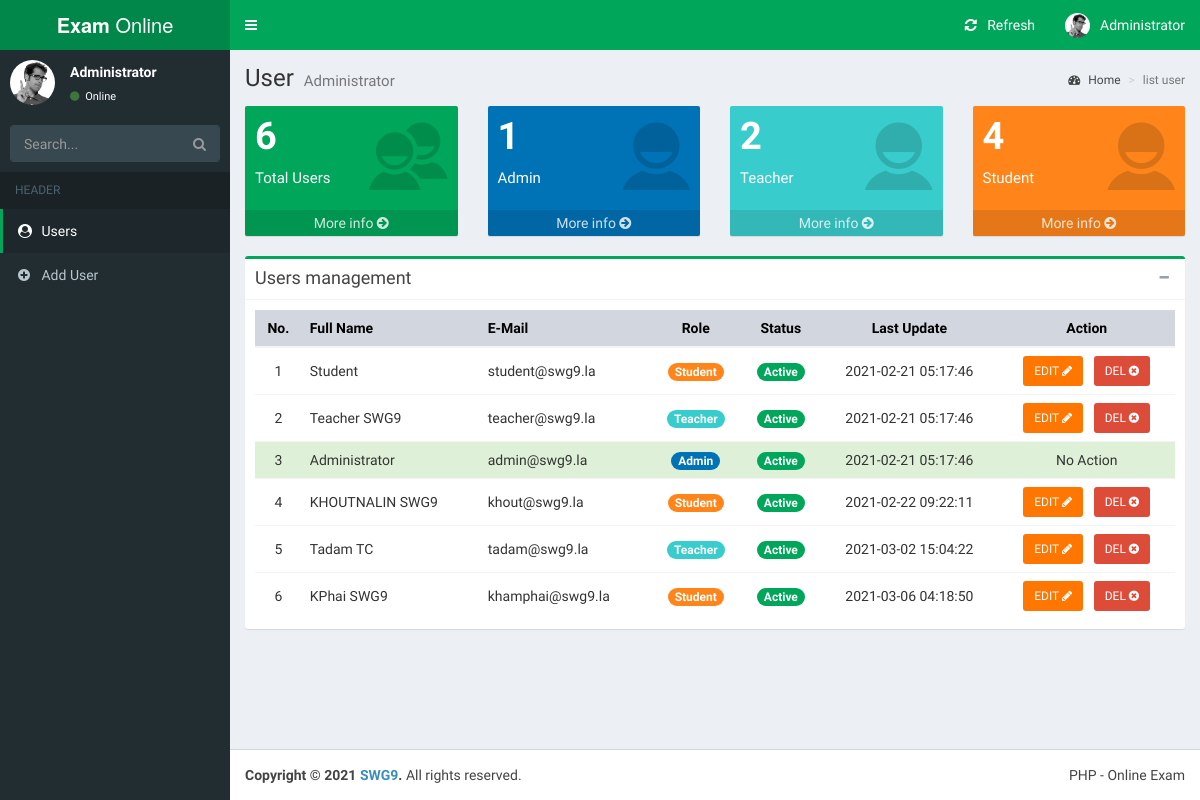
The page /admin/index.php (signed in) on the database as committed earlier.
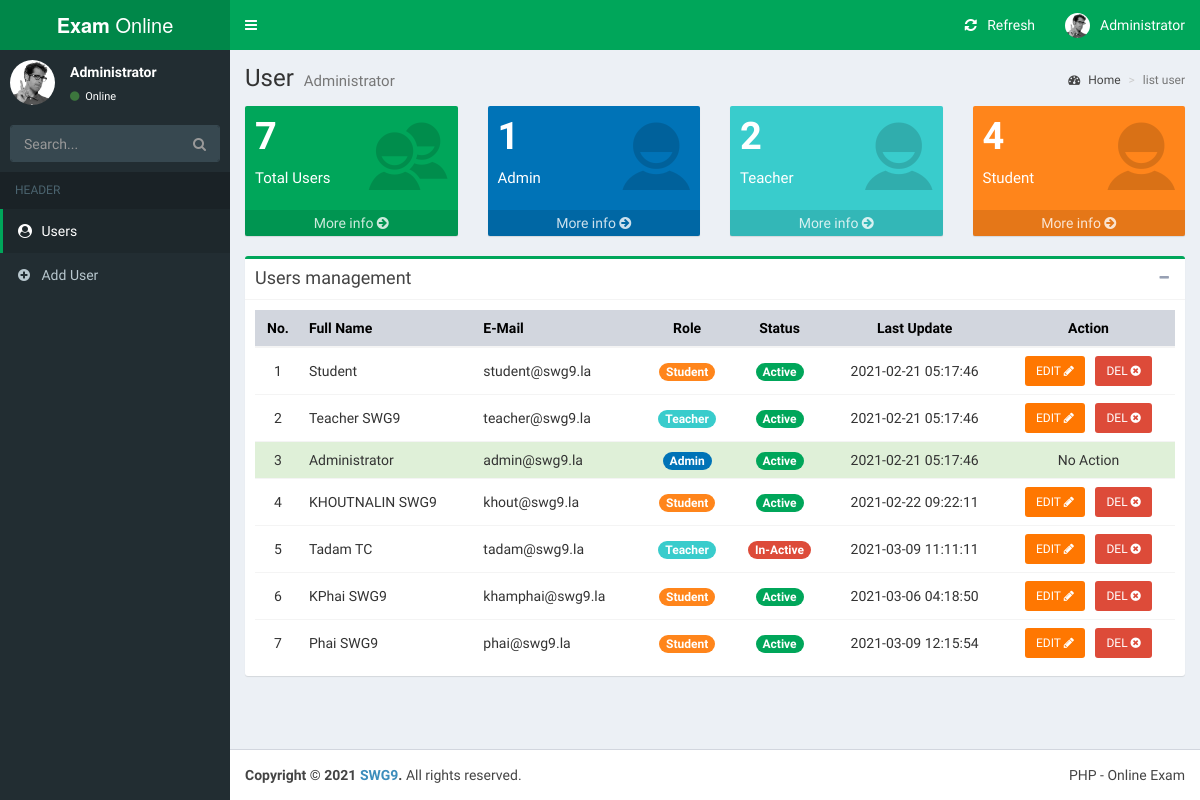
The same page on the database as committed later.
### tables this page shows
CREATE TABLE `tb_users` (
                            `user_id` int(11) NOT NULL,
                            `email` varchar(50) NOT NULL,
                            `password` varchar(50) NOT NULL,
                            `fullname` varchar(100) NOT NULL,
                            `role` varchar(25) NOT NULL DEFAULT 'Student',
                            `status` tinyint(1) NOT NULL,
                            `created_at` timestamp NULL DEFAULT CURRENT_TIMESTAMP,
                            `updated_at` timestamp NULL DEFAULT CURRENT_TIMESTAMP
);

### admin/index.php (the view, shortened to what this page needs)
<?php
include_once '../process/connector.php';
$user_id = $_SESSION['user_id'];
$sql_all = "SELECT COUNT(*) AS USER_CNT FROM tb_users";
$result_all = mysqli_query($link, $sql_all);
$data_all = mysqli_fetch_assoc($result_all);
?>
<!DOCTYPE html>
<html>
<head>
    <link rel="stylesheet" href="../assets/plugins/bootstrap/dist/css/bootstrap.min.css">
    <link rel="stylesheet" href="../assets/plugins/font-awesome/css/font-awesome.min.css">
    <link rel="stylesheet" href="../assets/plugins/Ionicons/css/ionicons.min.css">
    <link rel="stylesheet" href="../assets/css/AdminLTE.min.css">
    <link rel="stylesheet" href="../assets/css/skins/skin-green.min.css">
    <link rel="stylesheet" href="../assets/css/exam.css">
</head>
<body class="hold-transition skin-green fixed sidebar-mini">
<div class="wrapper">
    <?php include_once 'header.php'; ?>
    <aside class="main-sidebar">
        <section class="sidebar">
            <div class="user-panel">
                <div class="pull-left image">
                    <img src="../assets/img/user2-160x160.jpg" class="img-circle" alt="User Image">
                </div>
                <div class="pull-left info">
                    <p><?= htmlspecialchars($_SESSION['full_name']) ?></p>
                    <a href="#"><i class="fa fa-circle text-success"></i> Online</a>
                </div>
            </div>
            <form action="#" method="get" class="sidebar-form">
                <div class="input-group">
                    <input type="text" name="q" class="form-control" placeholder="Search...">
                    <span class="input-group-btn">
              <button type="submit" name="search" id="search-btn" class="btn btn-flat"><i class="fa fa-search"></i>
              </button>
            </span>
                </div>
            </form>
            <ul class="sidebar-menu" data-widget="tree">
                <li class="header">HEADER</li>
                <li class="active"><a href="#"><i class="fa fa-user-circle"></i> <span>Users</span></a></li>
                <li><a href="add-user.php"><i class="fa fa-plus-circle"></i> <span>Add User</span></a></li>
            </ul>
        </section>
    </aside>
    <div class="content-wrapper">
        <section class="content-header">
            <h1>
                User
                <small>Administrator</small>
            </h1>
            <ol class="breadcrumb">
                <li><a href="#"><i class="fa fa-dashboard"></i> Home</a></li>
                <li class="active">list user</li>
            </ol>
        </section>
        <section class="content container-fluid">
            <?php
            print_r($data_cnt);
            ?>
            <div class="row">
                <div class="col-lg-3 col-xs-6">
                    <div class="small-box bg-green">
                        <div class="inner">
                            <h3>
                                <?php
                                if (count($data_all) > 0) {
                                    echo htmlspecialchars($data_all['USER_CNT']);
                                }else{
                                    echo 0;
                                }
                                ?>
                            </h3>
                            <p>Total Users</p>
                        </div>
                        <div class="icon">
                            <i class="ion ion-android-contacts"></i>
                        </div>
                        <a href="#" class="small-box-footer">More info <i class="fa fa-arrow-circle-right"></i></a>
                    </div>
                </div>
                <div class="col-lg-3 col-xs-6">
                    <div class="small-box bg-blue">
                        <div class="inner">
                            <h3>
                                1
                            </h3>
                            <p>Admin</p>
                        </div>
                        <div class="icon">
                            <i class="ion ion-android-contact"></i>
                        </div>
                        <a href="#" class="small-box-footer">More info <i class="fa fa-arrow-circle-right"></i></a>
                    </div>
                </div>
                <div class="col-lg-3 col-xs-6">
                    <div class="small-box bg-teal">
                        <div class="inner">
                            <h3>2</h3>
                            <p>Teacher</p>
                        </div>
                        <div class="icon">
                            <i class="ion ion-android-contact"></i>
                        </div>
                        <a href="#" class="small-box-footer">More info <i class="fa fa-arrow-circle-right"></i></a>
                    </div>
                </div>
                <div class="col-lg-3 col-xs-6">
                    <div class="small-box bg-orange">
                        <div class="inner">
                            <h3>4</h3>
                            <p>Student</p>
                        </div>
                        <div class="icon">
                            <i class="ion ion-android-contact"></i>
                        </div>
                        <a href="#" class="small-box-footer">More info <i class="fa fa-arrow-circle-right"></i></a>
                    </div>
                </div>
            </div>
            <div class="box box-success">
                <div class="box-header with-border">
                    <h4 class="box-title">Users management</h4>
                    <div class="box-tools pull-right">
                        <button type="button" class="btn btn-box-tool" data-widget="collapse"><i
                                    class="fa fa-minus"></i></button>
                    </div>
                </div>
                <div class="box-body">
                    <div class="table-responsive">
                        <table class="table no-margin table-hover">
                            <thead>
                            <tr class="bg-gray">
                                <th class="text-center">No.</th>
                                <th>Full Name</th>
                                <th>E-Mail</th>
                                <th class="text-center">Role</th>
                                <th class="text-center">Status</th>
                                <th class="text-center">Last Update</th>
                                <th class="text-center">Action</th>
                            </tr>
                            </thead>
                            <tbody>
                            <?php
                            $sql = "SELECT user_id, email, fullname, role, status, updated_at FROM tb_users";
                            $result = mysqli_query($link, $sql);
                            $count = mysqli_num_rows($result);
                            $no = 0;
                            if ($count > 0) {
                                while ($row = mysqli_fetch_assoc($result)) {
                                    ?>
                                    <tr
                                        <?php
                                        if ($row['user_id'] == $user_id) {
                                            echo "class='bg-success'";
                                        }
                                        ?>
                                    >
                                        <td class="text-center"><?= @++$no ?></td>
                                        <td><?= htmlspecialchars($row['fullname']) ?></td>
                                        <td><?= htmlspecialchars($row['email']) ?></td>
                                        <td class="text-center">
                                            <?php
                                            if (htmlspecialchars($row['role']) == 'admin') {
                                                echo "<span class=\"text-center badge bg-blue\">Admin</span>";
                                            } else if (htmlspecialchars($row['role']) == 'teacher') {
                                                echo "<span class=\"text-center badge bg-teal\">Teacher</span>";
                                            } else if (htmlspecialchars($row['role']) == 'student') {
                                                echo "<span class=\"text-center badge bg-orange\">Student</span>";
                                            } else {
                                                echo "<span class=\"text-center badge bg-red\">Unknown</span>";
                                            }
                                            ?>
                                        </td>
                                        <td class="text-center">
                                            <?php
                                            if (htmlspecialchars($row['status']) == 1) {
                                                echo "<span class=\"text-center badge bg-green\">Active</span>";
                                            } else {
                                                echo "<span class=\"text-center badge bg-red\">In-Active</span>";
                                            }
                                            ?>
                                        </td>
                                        <td class="text-center"><?= htmlspecialchars($row['updated_at']) ?></td>
                                        <td class="text-center">
                                            <?php
                                            if ($row['user_id'] != $user_id) {
                                                ?>
                                                <form action="<?php echo $_SERVER['PHP_SELF']; ?>" method="POST">
                                                    <a href="edit-user.php?user_id=<?=htmlspecialchars($row['user_id']) ?>"
                                                       class="btn btn-sm bg-orange-active">EDIT <i
                                                                class="fa fa-pencil"></i></a> &nbsp;
                                                    <button type="button"
                                                            data-toggle="modal"
                                                            data-target="#deleteItem"
                                                            data-u-id="<?= htmlspecialchars($row['user_id']) ?>"
                                                            class="btn bg-red btn-sm show-btn-del">DEL <i
                                                                class="fa fa-times-circle"></i>
                                                    </button>
                                                </form>
                                                <?php
                                            } else {
                                                echo "No Action";
                                            }
                                            ?>
                                        </td>
                                    </tr>
                                    <?php
                                }
                            }
                            ?>
                            </tbody>
                        </table>
                    </div>
                </div>
            </div>
        </section>
    </div>
    <footer class="main-footer">
        <div class="pull-right hidden-xs">PHP - Online Exam</div>
        <strong>Copyright &copy; 2021 <a href="#">SWG9</a>.</strong> All rights reserved.
    </footer>
</div>
</body>
</html>

### admin/header.php (shortened to what this page needs)
<header class="main-header">
    <a href="../index.php" class="logo">
        <span class="logo-lg"><b>Exam</b> Online</span>
    </a>
    <nav class="navbar navbar-static-top" role="navigation">
        <a href="#" class="sidebar-toggle" data-toggle="push-menu" role="button">
        </a>
        <div class="navbar-custom-menu">
            <ul class="nav navbar-nav">
                <li class="dropdown messages-menu">
                    <a href="javascript:void(0)" class="dropdown-toggle" data-toggle="dropdown" onclick='window.location.reload(true);'>
                        <i class="fa fa-refresh fa-spin"></i> &nbsp; Refresh
                    </a>
                </li>
                <li class="dropdown user user-menu">
                    <a href="#" class="dropdown-toggle" data-toggle="dropdown">
                        <img src="../assets/img/user2-160x160.jpg" class="user-image" alt="User Image">
                        <span class="hidden-xs"><?=htmlspecialchars($_SESSION['full_name'])?></span>
                    </a>
                </li>
            </ul>
        </div>
    </nav>
</header>

### assets/css/exam.css (style rules this page uses)
.table > tbody > tr > td { vertical-align: middle; }

Rows that differ between the two databases and show on the page:
changed tb_users "Tadam TC": updated_at "2021-03-02 15:04:22" → "2021-03-09 11:11:11"; status "Active" → "In-Active"
added tb_users: no "7", fullname "Phai SWG9", email "phai@swg9.la", role "Student", status "Active", updated_at "2021-03-09 12:15:54"
Other text that changed with them:
$data_all['USER_CNT']: "6" → "7"
